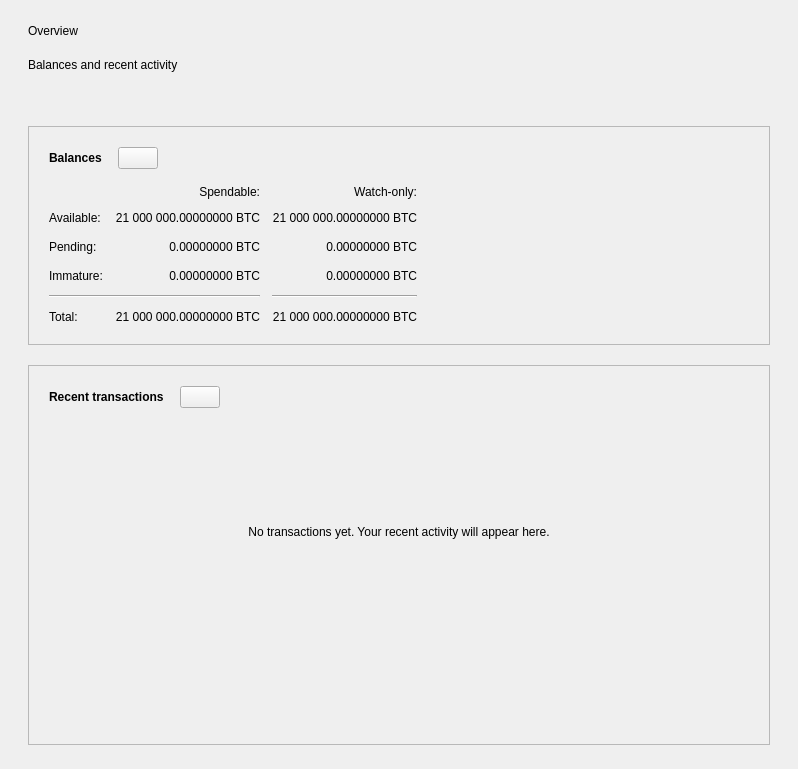
<?xml version="1.0" encoding="UTF-8"?>
<ui version="4.0">
 <class>OverviewPage</class>
 <widget class="QWidget" name="OverviewPage">
  <property name="geometry">
   <rect>
    <x>0</x>
    <y>0</y>
    <width>798</width>
    <height>318</height>
   </rect>
  </property>
  <property name="windowTitle">
   <string>Form</string>
  </property>
  <layout class="QVBoxLayout" name="topLayout">
   <property name="spacing"><number>20</number></property>
   <property name="leftMargin"><number>28</number></property>
   <property name="topMargin"><number>24</number></property>
   <property name="rightMargin"><number>28</number></property>
   <property name="bottomMargin"><number>24</number></property>
   <item><widget class="QLabel" name="overviewTitle"><property name="text"><string>Overview</string></property></widget></item>
   <item><widget class="QLabel" name="overviewSubtitle"><property name="text"><string>Balances and recent activity</string></property></widget></item>
   <item>
    <widget class="QLabel" name="labelAlerts">
     <property name="visible">
      <bool>false</bool>
     </property>
     <property name="styleSheet">
      <string notr="true"/>
     </property>
     <property name="wordWrap">
      <bool>true</bool>
     </property>
     <property name="margin">
      <number>3</number>
     </property>
     <property name="textInteractionFlags">
      <set>Qt::TextSelectableByMouse</set>
     </property>
    </widget>
   </item>
   <item>
    <layout class="QVBoxLayout" name="horizontalLayout" stretch="0,1">
     <item>
      <layout class="QVBoxLayout" name="verticalLayout_2">
       <item>
        <widget class="QFrame" name="frame">
         <property name="frameShape">
          <enum>QFrame::StyledPanel</enum>
         </property>
         <property name="frameShadow">
          <enum>QFrame::Raised</enum>
         </property>
         <layout class="QVBoxLayout" name="verticalLayout_4">
          <property name="spacing"><number>16</number></property>
          <property name="leftMargin"><number>20</number></property>
          <property name="topMargin"><number>20</number></property>
          <property name="rightMargin"><number>20</number></property>
          <property name="bottomMargin"><number>20</number></property>
          <item>
           <layout class="QHBoxLayout" name="horizontalLayout_4">
            <item>
             <widget class="QLabel" name="label_5">
              <property name="font">
               <font>
                <weight>75</weight>
                <bold>true</bold>
               </font>
              </property>
              <property name="text">
               <string>Balances</string>
              </property>
             </widget>
            </item>
            <item>
             <widget class="QPushButton" name="labelWalletStatus">
              <property name="enabled">
               <bool>true</bool>
              </property>
              <property name="maximumSize">
               <size>
                <width>45</width>
                <height>16777215</height>
               </size>
              </property>
              <property name="toolTip">
               <string>The displayed information may be out of date. Your wallet automatically synchronizes with the Peercoin network after a connection is established, but this process has not completed yet.</string>
              </property>
              <property name="text">
               <string/>
              </property>
              <property name="icon">
               <iconset resource="../bitcoin.qrc">
                <normaloff>:/icons/warning</normaloff>
                <disabledoff>:/icons/warning</disabledoff>:/icons/warning</iconset>
              </property>
              <property name="iconSize">
               <size>
                <width>24</width>
                <height>24</height>
               </size>
              </property>
             </widget>
            </item>
            <item>
             <spacer name="horizontalSpacer_3">
              <property name="orientation">
               <enum>Qt::Horizontal</enum>
              </property>
              <property name="sizeHint" stdset="0">
               <size>
                <width>40</width>
                <height>20</height>
               </size>
              </property>
             </spacer>
            </item>
           </layout>
          </item>
          <item>
           <layout class="QGridLayout" name="gridLayout">
            <property name="spacing">
             <number>12</number>
            </property>
            <item row="2" column="2">
             <widget class="QLabel" name="labelWatchPending">
              <property name="cursor">
               <cursorShape>IBeamCursor</cursorShape>
              </property>
              <property name="toolTip">
               <string>Unconfirmed transactions to watch-only addresses</string>
              </property>
              <property name="text">
               <string notr="true">0.00000000 BTC</string>
              </property>
              <property name="alignment">
               <set>Qt::AlignRight|Qt::AlignTrailing|Qt::AlignVCenter</set>
              </property>
              <property name="textInteractionFlags">
               <set>Qt::LinksAccessibleByMouse|Qt::TextSelectableByKeyboard|Qt::TextSelectableByMouse</set>
              </property>
             </widget>
            </item>
            <item row="2" column="1">
             <widget class="QLabel" name="labelUnconfirmed">
              <property name="cursor">
               <cursorShape>IBeamCursor</cursorShape>
              </property>
              <property name="toolTip">
               <string>Total of transactions that have yet to be confirmed, and do not yet count toward the spendable balance</string>
              </property>
              <property name="text">
               <string notr="true">0.00000000 BTC</string>
              </property>
              <property name="alignment">
               <set>Qt::AlignRight|Qt::AlignTrailing|Qt::AlignVCenter</set>
              </property>
              <property name="textInteractionFlags">
               <set>Qt::LinksAccessibleByMouse|Qt::TextSelectableByKeyboard|Qt::TextSelectableByMouse</set>
              </property>
             </widget>
            </item>
            <item row="3" column="2">
             <widget class="QLabel" name="labelWatchImmature">
              <property name="cursor">
               <cursorShape>IBeamCursor</cursorShape>
              </property>
              <property name="toolTip">
               <string>Mined balance in watch-only addresses that has not yet matured</string>
              </property>
              <property name="text">
               <string notr="true">0.00000000 BTC</string>
              </property>
              <property name="alignment">
               <set>Qt::AlignRight|Qt::AlignTrailing|Qt::AlignVCenter</set>
              </property>
              <property name="textInteractionFlags">
               <set>Qt::LinksAccessibleByMouse|Qt::TextSelectableByKeyboard|Qt::TextSelectableByMouse</set>
              </property>
             </widget>
            </item>
            <item row="4" column="0" colspan="2">
             <widget class="Line" name="line">
              <property name="orientation">
               <enum>Qt::Horizontal</enum>
              </property>
             </widget>
            </item>
            <item row="4" column="2">
             <widget class="Line" name="lineWatchBalance">
              <property name="sizePolicy">
               <sizepolicy hsizetype="Preferred" vsizetype="Fixed">
                <horstretch>0</horstretch>
                <verstretch>0</verstretch>
               </sizepolicy>
              </property>
              <property name="minimumSize">
               <size>
                <width>140</width>
                <height>0</height>
               </size>
              </property>
              <property name="orientation">
               <enum>Qt::Horizontal</enum>
              </property>
             </widget>
            </item>
            <item row="5" column="0">
             <widget class="QLabel" name="labelTotalText">
              <property name="text">
               <string>Total:</string>
              </property>
             </widget>
            </item>
            <item row="3" column="1">
             <widget class="QLabel" name="labelImmature">
              <property name="cursor">
               <cursorShape>IBeamCursor</cursorShape>
              </property>
              <property name="toolTip">
               <string>Mined balance that has not yet matured</string>
              </property>
              <property name="text">
               <string notr="true">0.00000000 BTC</string>
              </property>
              <property name="alignment">
               <set>Qt::AlignRight|Qt::AlignTrailing|Qt::AlignVCenter</set>
              </property>
              <property name="textInteractionFlags">
               <set>Qt::LinksAccessibleByMouse|Qt::TextSelectableByKeyboard|Qt::TextSelectableByMouse</set>
              </property>
             </widget>
            </item>
            <item row="2" column="3">
             <spacer name="horizontalSpacer_2">
              <property name="orientation">
               <enum>Qt::Horizontal</enum>
              </property>
              <property name="sizeHint" stdset="0">
               <size>
                <width>40</width>
                <height>20</height>
               </size>
              </property>
             </spacer>
            </item>
            <item row="3" column="0">
             <widget class="QLabel" name="labelImmatureText">
              <property name="text">
               <string>Immature:</string>
              </property>
             </widget>
            </item>
            <item row="5" column="1">
             <widget class="QLabel" name="labelTotal">
              <property name="cursor">
               <cursorShape>IBeamCursor</cursorShape>
              </property>
              <property name="toolTip">
               <string>Your current total balance</string>
              </property>
              <property name="text">
               <string notr="true">21 000 000.00000000 BTC</string>
              </property>
              <property name="alignment">
               <set>Qt::AlignRight|Qt::AlignTrailing|Qt::AlignVCenter</set>
              </property>
              <property name="textInteractionFlags">
               <set>Qt::LinksAccessibleByMouse|Qt::TextSelectableByKeyboard|Qt::TextSelectableByMouse</set>
              </property>
             </widget>
            </item>
            <item row="5" column="2">
             <widget class="QLabel" name="labelWatchTotal">
              <property name="cursor">
               <cursorShape>IBeamCursor</cursorShape>
              </property>
              <property name="toolTip">
               <string>Current total balance in watch-only addresses</string>
              </property>
              <property name="text">
               <string notr="true">21 000 000.00000000 BTC</string>
              </property>
              <property name="alignment">
               <set>Qt::AlignRight|Qt::AlignTrailing|Qt::AlignVCenter</set>
              </property>
              <property name="textInteractionFlags">
               <set>Qt::LinksAccessibleByMouse|Qt::TextSelectableByKeyboard|Qt::TextSelectableByMouse</set>
              </property>
             </widget>
            </item>
            <item row="0" column="2">
             <widget class="QLabel" name="labelWatchonly">
              <property name="text">
               <string>Watch-only:</string>
              </property>
              <property name="alignment">
               <set>Qt::AlignRight|Qt::AlignTrailing|Qt::AlignVCenter</set>
              </property>
             </widget>
            </item>
            <item row="1" column="0">
             <widget class="QLabel" name="labelBalanceText">
              <property name="text">
               <string>Available:</string>
              </property>
             </widget>
            </item>
            <item row="1" column="1">
             <widget class="QLabel" name="labelBalance">
              <property name="cursor">
               <cursorShape>IBeamCursor</cursorShape>
              </property>
              <property name="toolTip">
               <string>Your current spendable balance</string>
              </property>
              <property name="text">
               <string notr="true">21 000 000.00000000 BTC</string>
              </property>
              <property name="alignment">
               <set>Qt::AlignRight|Qt::AlignTrailing|Qt::AlignVCenter</set>
              </property>
              <property name="textInteractionFlags">
               <set>Qt::LinksAccessibleByMouse|Qt::TextSelectableByKeyboard|Qt::TextSelectableByMouse</set>
              </property>
             </widget>
            </item>
            <item row="1" column="2">
             <widget class="QLabel" name="labelWatchAvailable">
              <property name="cursor">
               <cursorShape>IBeamCursor</cursorShape>
              </property>
              <property name="toolTip">
               <string>Your current balance in watch-only addresses</string>
              </property>
              <property name="text">
               <string notr="true">21 000 000.00000000 BTC</string>
              </property>
              <property name="alignment">
               <set>Qt::AlignRight|Qt::AlignTrailing|Qt::AlignVCenter</set>
              </property>
              <property name="textInteractionFlags">
               <set>Qt::LinksAccessibleByMouse|Qt::TextSelectableByKeyboard|Qt::TextSelectableByMouse</set>
              </property>
             </widget>
            </item>
            <item row="2" column="0">
             <widget class="QLabel" name="labelPendingText">
              <property name="text">
               <string>Pending:</string>
              </property>
             </widget>
            </item>
            <item row="0" column="1">
             <widget class="QLabel" name="labelSpendable">
              <property name="text">
               <string>Spendable:</string>
              </property>
              <property name="alignment">
               <set>Qt::AlignRight|Qt::AlignTrailing|Qt::AlignVCenter</set>
              </property>
             </widget>
            </item>
           </layout>
          </item>
         </layout>
        </widget>
       </item>
      </layout>
     </item>
     <item>
      <layout class="QVBoxLayout" name="verticalLayout_3">
       <item>
        <widget class="QFrame" name="frame_2">
         <property name="frameShape">
          <enum>QFrame::StyledPanel</enum>
         </property>
         <property name="frameShadow">
          <enum>QFrame::Raised</enum>
         </property>
         <layout class="QVBoxLayout" name="verticalLayout">
          <property name="spacing"><number>16</number></property>
          <property name="leftMargin"><number>20</number></property>
          <property name="topMargin"><number>20</number></property>
          <property name="rightMargin"><number>20</number></property>
          <property name="bottomMargin"><number>20</number></property>
          <item>
           <layout class="QHBoxLayout" name="horizontalLayout_2">
            <item>
             <widget class="QLabel" name="label_4">
              <property name="font">
               <font>
                <weight>75</weight>
                <bold>true</bold>
               </font>
              </property>
              <property name="text">
               <string>Recent transactions</string>
              </property>
             </widget>
            </item>
            <item>
             <widget class="QPushButton" name="labelTransactionsStatus">
              <property name="enabled">
               <bool>true</bool>
              </property>
              <property name="maximumSize">
               <size>
                <width>45</width>
                <height>16777215</height>
               </size>
              </property>
              <property name="toolTip">
               <string>The displayed information may be out of date. Your wallet automatically synchronizes with the Peercoin network after a connection is established, but this process has not completed yet.</string>
              </property>
              <property name="text">
               <string/>
              </property>
              <property name="icon">
               <iconset resource="../bitcoin.qrc">
                <normaloff>:/icons/warning</normaloff>
                <disabledoff>:/icons/warning</disabledoff>:/icons/warning</iconset>
              </property>
              <property name="iconSize">
               <size>
                <width>24</width>
                <height>24</height>
               </size>
              </property>
             </widget>
            </item>
            <item>
             <spacer name="horizontalSpacer">
              <property name="orientation">
               <enum>Qt::Horizontal</enum>
              </property>
              <property name="sizeHint" stdset="0">
               <size>
                <width>40</width>
                <height>20</height>
               </size>
              </property>
             </spacer>
            </item>
           </layout>
          </item>
          <item>
           <widget class="QLabel" name="activityPlaceholder">
            <property name="minimumSize"><size><width>0</width><height>216</height></size></property>
            <property name="text"><string>No transactions yet. Your recent activity will appear here.</string></property>
            <property name="alignment"><set>Qt::AlignCenter</set></property>
            <property name="wordWrap"><bool>true</bool></property>
           </widget>
          </item>
          <item>
           <widget class="TransactionOverviewWidget" name="listTransactions">
            <property name="styleSheet">
             <string notr="true">QListView { background: transparent; }</string>
            </property>
            <property name="frameShape">
             <enum>QFrame::NoFrame</enum>
            </property>
            <property name="verticalScrollBarPolicy">
             <enum>Qt::ScrollBarAsNeeded</enum>
            </property>
            <property name="horizontalScrollBarPolicy">
             <enum>Qt::ScrollBarAlwaysOff</enum>
            </property>
            <property name="sizeAdjustPolicy">
             <enum>QAbstractScrollArea::AdjustToContents</enum>
            </property>
            <property name="selectionMode">
             <enum>QAbstractItemView::SingleSelection</enum>
            </property>
            <property name="uniformItemSizes">
             <bool>true</bool>
            </property>
           </widget>
          </item>
         </layout>
        </widget>
       </item>
      </layout>
     </item>
    </layout>
   </item>
  </layout>
 </widget>
 <customwidgets>
  <customwidget>
   <class>TransactionOverviewWidget</class>
   <extends>QListView</extends>
   <header>qt/transactionoverviewwidget.h</header>
  </customwidget>
 </customwidgets>
 <resources/>
 <connections/>
</ui>
